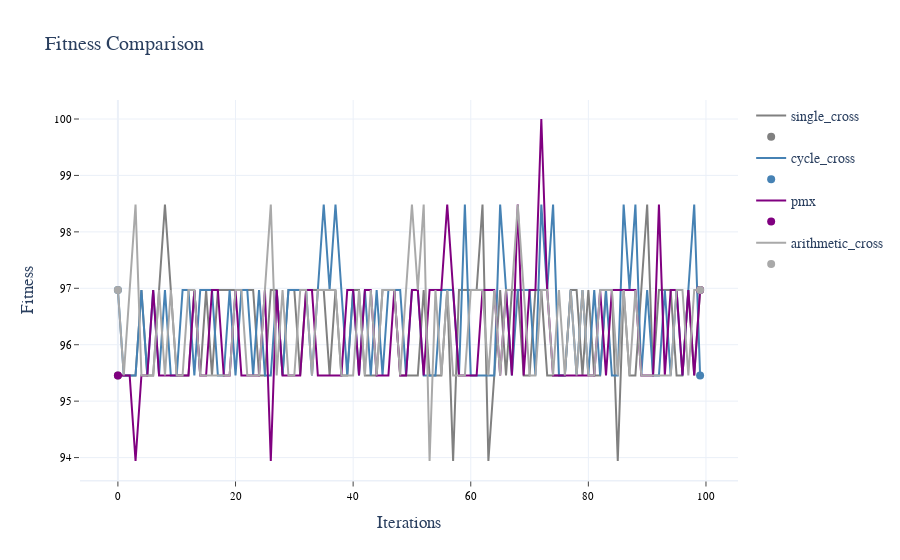
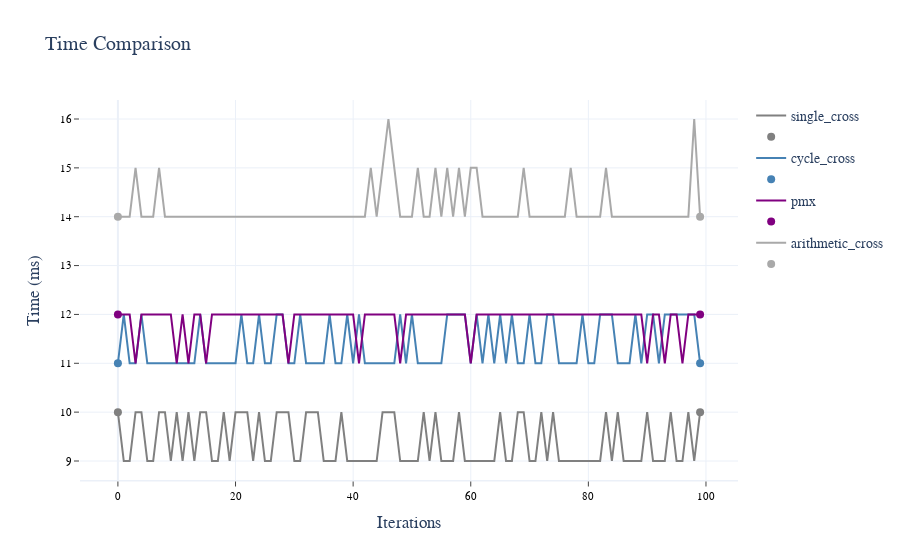

Notebook source saved alongside these figures, in order:
### Markdown cell above
### __2.2 Crossover Operator__

### Code cell
# seed for reproducibility
np.random.seed(0)

# Define the range of values
xo = ['single_cross', 'cycle_cross', 'pmx', 'arithmetic_cross']

# Setting previous best parameter as new default value
params.update(replace_param)

# Print current parameters to use in best_operators_search
print('\033[1mParameters for GA:\033[0m', end='\n\n')
print(params, end='\n\n')

param_list, df = best_operators_search('cross', xo, params)

# Displaying average results of the 100 iterations
print('\033[1mAverage results:', end='\n')
df['const'] = 'const'
df_avg = df.groupby('const').mean().reset_index(drop=True).round(3)
display(df_avg)

# Getting best parameter by fitness & time
best_param_fit = df_avg[[col for col in df_avg.columns if col.startswith('Fit_')]].idxmax(axis=1)[0].replace('Fit_', '')
best_param_time = df_avg[[col for col in df_avg.columns if col.startswith('Time_')]].idxmin(axis=1)[0].replace('Time_', '')
replace_param = {'cross': best_param_fit}
print(f'\nBest Fitness: \033[1m{best_param_fit}\033[0m\n\nBest Time: \033[1m{best_param_time}\033[0m', end='\n\n')

# Plotting results
plot_values(data = df, colors = color_palette[:len(xo)], layout=2, template='white', grid=True)

### Figure 1 — Plotly figure (JSON) as saved in the notebook; plotly's stock layout.template omitted (floating-point values rounded to 4 significant figures)
{"data": [{"line": {"color": "gray", "width": 2}, "name": "single_cross", "type": "scatter", "x": [0, 1, 2, 3, 4, 5, 6, 7, 8, 9, 10, 11, 12, 13, 14, 15, 16, 17, 18, 19, 20, 21, 22, 23, 24, 25, 26, 27, 28, 29, 30, 31, 32, 33, 34, 35, 36, 37, 38, 39, 40, 41, 42, 43, 44, 45, 46, 47, 48, 49, 50, 51, 52, 53, 54, 55, 56, 57, 58, 59, 60, 61, 62, 63, 64, 65, 66, 67, 68, 69, 70, 71, 72, 73, 74, 75, 76, 77, 78, 79, 80, 81, 82, 83, 84, 85, 86, 87, 88, 89, 90, 91, 92, 93, 94, 95, 96, 97, 98, 99], "y": [95.45, 95.45, 95.45, 95.45, 96.97, 95.45, 95.45, 96.97, 98.48, 96.97, 95.45, 95.45, 95.45, 96.97, 95.45, 96.97, 95.45, 96.97, 96.97, 96.97, 96.97, 96.97, 96.97, 96.97, 95.45, 95.45, 96.97, 96.97, 95.45, 96.97, 96.97, 95.45, 96.97, 96.97, 96.97, 96.97, 95.45, 96.97, 95.45, 95.45, 96.97, 96.97, 95.45, 95.45, 95.45, 96.97, 96.97, 96.97, 95.45, 95.45, 95.45, 95.45, 96.97, 95.45, 95.45, 95.45, 96.97, 93.94, 96.97, 96.97, 96.97, 96.97, 98.48, 93.94, 95.45, 96.97, 95.45, 96.97, 96.97, 95.45, 95.45, 96.97, 96.97, 95.45, 95.45, 95.45, 95.45, 96.97, 96.97, 95.45, 96.97, 95.45, 95.45, 96.97, 96.97, 93.94, 96.97, 95.45, 95.45, 96.97, 98.48, 95.45, 96.97, 96.97, 96.97, 95.45, 95.45, 96.97, 95.45, 96.97]}, {"marker": {"color": "gray", "size": 8}, "mode": "markers", "name": "", "type": "scatter", "x": [0, 99], "y": [95.45, 96.97]}, {"line": {"color": "steelblue", "width": 2}, "name": "cycle_cross", "type": "scatter", "x": [0, 1, 2, 3, 4, 5, 6, 7, 8, 9, 10, 11, 12, 13, 14, 15, 16, 17, 18, 19, 20, 21, 22, 23, 24, 25, 26, 27, 28, 29, 30, 31, 32, 33, 34, 35, 36, 37, 38, 39, 40, 41, 42, 43, 44, 45, 46, 47, 48, 49, 50, 51, 52, 53, 54, 55, 56, 57, 58, 59, 60, 61, 62, 63, 64, 65, 66, 67, 68, 69, 70, 71, 72, 73, 74, 75, 76, 77, 78, 79, 80, 81, 82, 83, 84, 85, 86, 87, 88, 89, 90, 91, 92, 93, 94, 95, 96, 97, 98, 99], "y": [96.97, 95.45, 95.45, 95.45, 96.97, 95.45, 96.97, 95.45, 96.97, 95.45, 95.45, 96.97, 96.97, 95.45, 96.97, 96.97, 96.97, 95.45, 95.45, 96.97, 95.45, 96.97, 96.97, 95.45, 96.97, 95.45, 95.45, 96.97, 95.45, 96.97, 96.97, 96.97, 96.97, 95.45, 96.97, 98.48, 96.97, 98.48, 96.97, 95.45, 96.97, 95.45, 96.97, 95.45, 96.97, 95.45, 96.97, 96.97, 96.97, 95.45, 96.97, 96.97, 95.45, 95.45, 95.45, 96.97, 96.97, 96.97, 95.45, 98.48, 95.45, 95.45, 95.45, 95.45, 95.45, 98.48, 96.97, 95.45, 96.97, 96.97, 96.97, 95.45, 98.48, 96.97, 98.48, 95.45, 95.45, 96.97, 95.45, 96.97, 95.45, 96.97, 95.45, 96.97, 95.45, 95.45, 98.48, 96.97, 98.48, 95.45, 96.97, 95.45, 95.45, 96.97, 95.45, 96.97, 95.45, 96.97, 98.48, 95.45]}, {"marker": {"color": "steelblue", "size": 8}, "mode": "markers", "name": "", "type": "scatter", "x": [0, 99], "y": [96.97, 95.45]}, {"line": {"color": "purple", "width": 2}, "name": "pmx", "type": "scatter", "x": [0, 1, 2, 3, 4, 5, 6, 7, 8, 9, 10, 11, 12, 13, 14, 15, 16, 17, 18, 19, 20, 21, 22, 23, 24, 25, 26, 27, 28, 29, 30, 31, 32, 33, 34, 35, 36, 37, 38, 39, 40, 41, 42, 43, 44, 45, 46, 47, 48, 49, 50, 51, 52, 53, 54, 55, 56, 57, 58, 59, 60, 61, 62, 63, 64, 65, 66, 67, 68, 69, 70, 71, 72, 73, 74, 75, 76, 77, 78, 79, 80, 81, 82, 83, 84, 85, 86, 87, 88, 89, 90, 91, 92, 93, 94, 95, 96, 97, 98, 99], "y": [95.45, 95.45, 95.45, 93.94, 95.45, 95.45, 96.97, 95.45, 95.45, 95.45, 95.45, 95.45, 95.45, 96.97, 95.45, 95.45, 96.97, 96.97, 95.45, 95.45, 96.97, 95.45, 95.45, 95.45, 95.45, 96.97, 93.94, 96.97, 95.45, 95.45, 95.45, 95.45, 96.97, 96.97, 95.45, 95.45, 95.45, 95.45, 95.45, 96.97, 96.97, 95.45, 96.97, 96.97, 95.45, 95.45, 95.45, 96.97, 95.45, 95.45, 96.97, 96.97, 95.45, 96.97, 96.97, 96.97, 98.48, 96.97, 95.45, 95.45, 95.45, 95.45, 96.97, 96.97, 96.97, 95.45, 96.97, 95.45, 98.48, 95.45, 96.97, 96.97, 100, 96.97, 95.45, 95.45, 95.45, 95.45, 95.45, 95.45, 95.45, 95.45, 96.97, 95.45, 96.97, 96.97, 96.97, 96.97, 96.97, 95.45, 95.45, 95.45, 98.48, 95.45, 96.97, 96.97, 95.45, 96.97, 95.45, 96.97]}, {"marker": {"color": "purple", "size": 8}, "mode": "markers", "name": "", "type": "scatter", "x": [0, 99], "y": [95.45, 96.97]}, {"line": {"color": "darkgray", "width": 2}, "name": "arithmetic_cross", "type": "scatter", "x": [0, 1, 2, 3, 4, 5, 6, 7, 8, 9, 10, 11, 12, 13, 14, 15, 16, 17, 18, 19, 20, 21, 22, 23, 24, 25, 26, 27, 28, 29, 30, 31, 32, 33, 34, 35, 36, 37, 38, 39, 40, 41, 42, 43, 44, 45, 46, 47, 48, 49, 50, 51, 52, 53, 54, 55, 56, 57, 58, 59, 60, 61, 62, 63, 64, 65, 66, 67, 68, 69, 70, 71, 72, 73, 74, 75, 76, 77, 78, 79, 80, 81, 82, 83, 84, 85, 86, 87, 88, 89, 90, 91, 92, 93, 94, 95, 96, 97, 98, 99], "y": [96.97, 95.45, 96.97, 98.48, 95.45, 95.45, 95.45, 96.97, 95.45, 96.97, 95.45, 95.45, 96.97, 96.97, 95.45, 95.45, 95.45, 95.45, 95.45, 95.45, 96.97, 96.97, 95.45, 95.45, 95.45, 96.97, 98.48, 95.45, 96.97, 95.45, 95.45, 96.97, 96.97, 95.45, 96.97, 96.97, 96.97, 96.97, 95.45, 95.45, 95.45, 96.97, 95.45, 96.97, 95.45, 96.97, 96.97, 96.97, 95.45, 96.97, 98.48, 96.97, 98.48, 93.94, 96.97, 95.45, 96.97, 95.45, 95.45, 95.45, 96.97, 96.97, 96.97, 95.45, 96.97, 95.45, 96.97, 96.97, 98.48, 96.97, 95.45, 95.45, 96.97, 96.97, 95.45, 96.97, 95.45, 96.97, 95.45, 96.97, 95.45, 95.45, 96.97, 96.97, 96.97, 95.45, 96.97, 95.45, 96.97, 95.45, 95.45, 95.45, 95.45, 95.45, 95.45, 96.97, 96.97, 95.45, 96.97, 96.97]}, {"marker": {"color": "darkgray", "size": 8}, "mode": "markers", "name": "", "type": "scatter", "x": [0, 99], "y": [96.97, 96.97]}], "layout": {"font": {"family": "Verdana", "size": 14}, "title": {"text": "Fitness Comparison"}, "xaxis": {"linewidth": 1.5, "showgrid": true, "showline": true, "showticklabels": true, "tickfont": {"color": "#000000", "family": "Verdana", "size": 11}, "ticks": "outside", "title": {"text": "Iterations"}}, "yaxis": {"showgrid": true, "showline": false, "showticklabels": true, "tickfont": {"color": "#000000", "family": "Verdana", "size": 11}, "ticks": "outside", "title": {"text": "Fitness"}, "zeroline": false}}}

### Figure 2 — Plotly figure (JSON) as saved in the notebook; plotly's stock layout.template omitted (floating-point values rounded to 4 significant figures)
{"data": [{"line": {"color": "gray", "width": 2}, "name": "single_cross", "type": "scatter", "x": [0, 1, 2, 3, 4, 5, 6, 7, 8, 9, 10, 11, 12, 13, 14, 15, 16, 17, 18, 19, 20, 21, 22, 23, 24, 25, 26, 27, 28, 29, 30, 31, 32, 33, 34, 35, 36, 37, 38, 39, 40, 41, 42, 43, 44, 45, 46, 47, 48, 49, 50, 51, 52, 53, 54, 55, 56, 57, 58, 59, 60, 61, 62, 63, 64, 65, 66, 67, 68, 69, 70, 71, 72, 73, 74, 75, 76, 77, 78, 79, 80, 81, 82, 83, 84, 85, 86, 87, 88, 89, 90, 91, 92, 93, 94, 95, 96, 97, 98, 99], "y": [10, 9, 9, 10, 10, 9, 9, 10, 10, 9, 10, 9, 10, 9, 10, 10, 9, 9, 10, 9, 10, 10, 10, 9, 10, 9, 9, 10, 10, 10, 9, 9, 10, 10, 10, 9, 9, 9, 10, 9, 9, 9, 9, 9, 9, 10, 10, 10, 9, 9, 9, 9, 10, 9, 10, 9, 9, 9, 10, 9, 9, 9, 9, 9, 9, 10, 9, 9, 10, 10, 9, 9, 10, 9, 10, 9, 9, 9, 9, 9, 9, 9, 9, 10, 9, 10, 9, 9, 9, 9, 10, 9, 9, 9, 10, 9, 9, 10, 9, 10]}, {"marker": {"color": "gray", "size": 8}, "mode": "markers", "name": "", "type": "scatter", "x": [0, 99], "y": [10, 10]}, {"line": {"color": "steelblue", "width": 2}, "name": "cycle_cross", "type": "scatter", "x": [0, 1, 2, 3, 4, 5, 6, 7, 8, 9, 10, 11, 12, 13, 14, 15, 16, 17, 18, 19, 20, 21, 22, 23, 24, 25, 26, 27, 28, 29, 30, 31, 32, 33, 34, 35, 36, 37, 38, 39, 40, 41, 42, 43, 44, 45, 46, 47, 48, 49, 50, 51, 52, 53, 54, 55, 56, 57, 58, 59, 60, 61, 62, 63, 64, 65, 66, 67, 68, 69, 70, 71, 72, 73, 74, 75, 76, 77, 78, 79, 80, 81, 82, 83, 84, 85, 86, 87, 88, 89, 90, 91, 92, 93, 94, 95, 96, 97, 98, 99], "y": [11, 12, 11, 11, 12, 11, 11, 11, 11, 11, 11, 11, 11, 11, 12, 11, 11, 11, 11, 11, 11, 12, 11, 11, 12, 11, 11, 12, 12, 11, 11, 12, 11, 11, 11, 11, 12, 11, 11, 12, 11, 12, 11, 11, 11, 11, 11, 11, 12, 11, 12, 11, 11, 11, 11, 11, 12, 12, 12, 12, 11, 12, 11, 12, 11, 12, 11, 12, 11, 11, 12, 11, 11, 12, 12, 11, 11, 11, 11, 12, 11, 11, 12, 12, 12, 11, 11, 11, 12, 11, 12, 12, 11, 12, 12, 12, 12, 12, 12, 11]}, {"marker": {"color": "steelblue", "size": 8}, "mode": "markers", "name": "", "type": "scatter", "x": [0, 99], "y": [11, 11]}, {"line": {"color": "purple", "width": 2}, "name": "pmx", "type": "scatter", "x": [0, 1, 2, 3, 4, 5, 6, 7, 8, 9, 10, 11, 12, 13, 14, 15, 16, 17, 18, 19, 20, 21, 22, 23, 24, 25, 26, 27, 28, 29, 30, 31, 32, 33, 34, 35, 36, 37, 38, 39, 40, 41, 42, 43, 44, 45, 46, 47, 48, 49, 50, 51, 52, 53, 54, 55, 56, 57, 58, 59, 60, 61, 62, 63, 64, 65, 66, 67, 68, 69, 70, 71, 72, 73, 74, 75, 76, 77, 78, 79, 80, 81, 82, 83, 84, 85, 86, 87, 88, 89, 90, 91, 92, 93, 94, 95, 96, 97, 98, 99], "y": [12, 12, 12, 11, 12, 12, 12, 12, 12, 12, 11, 12, 11, 12, 12, 11, 12, 12, 12, 12, 12, 12, 12, 12, 12, 12, 12, 12, 12, 11, 12, 12, 12, 12, 12, 12, 12, 12, 12, 12, 12, 11, 12, 12, 12, 12, 12, 12, 11, 12, 12, 12, 12, 12, 12, 12, 12, 12, 12, 12, 11, 12, 12, 12, 12, 12, 12, 12, 12, 12, 12, 12, 12, 12, 12, 12, 12, 12, 12, 12, 12, 12, 12, 12, 12, 12, 12, 12, 12, 12, 11, 12, 12, 11, 12, 12, 11, 12, 12, 12]}, {"marker": {"color": "purple", "size": 8}, "mode": "markers", "name": "", "type": "scatter", "x": [0, 99], "y": [12, 12]}, {"line": {"color": "darkgray", "width": 2}, "name": "arithmetic_cross", "type": "scatter", "x": [0, 1, 2, 3, 4, 5, 6, 7, 8, 9, 10, 11, 12, 13, 14, 15, 16, 17, 18, 19, 20, 21, 22, 23, 24, 25, 26, 27, 28, 29, 30, 31, 32, 33, 34, 35, 36, 37, 38, 39, 40, 41, 42, 43, 44, 45, 46, 47, 48, 49, 50, 51, 52, 53, 54, 55, 56, 57, 58, 59, 60, 61, 62, 63, 64, 65, 66, 67, 68, 69, 70, 71, 72, 73, 74, 75, 76, 77, 78, 79, 80, 81, 82, 83, 84, 85, 86, 87, 88, 89, 90, 91, 92, 93, 94, 95, 96, 97, 98, 99], "y": [14, 14, 14, 15, 14, 14, 14, 15, 14, 14, 14, 14, 14, 14, 14, 14, 14, 14, 14, 14, 14, 14, 14, 14, 14, 14, 14, 14, 14, 14, 14, 14, 14, 14, 14, 14, 14, 14, 14, 14, 14, 14, 14, 15, 14, 15, 16, 15, 14, 14, 14, 15, 14, 14, 15, 14, 15, 14, 15, 14, 15, 15, 14, 14, 14, 14, 14, 14, 14, 15, 14, 14, 14, 14, 14, 14, 14, 15, 14, 14, 14, 14, 14, 15, 14, 14, 14, 14, 14, 14, 14, 14, 14, 14, 14, 14, 14, 14, 16, 14]}, {"marker": {"color": "darkgray", "size": 8}, "mode": "markers", "name": "", "type": "scatter", "x": [0, 99], "y": [14, 14]}], "layout": {"font": {"family": "Verdana", "size": 14}, "title": {"text": "Time Comparison"}, "xaxis": {"linewidth": 1.5, "showgrid": true, "showline": true, "showticklabels": true, "tickfont": {"color": "#000000", "family": "Verdana", "size": 11}, "ticks": "outside", "title": {"text": "Iterations"}}, "yaxis": {"showgrid": true, "showline": false, "showticklabels": true, "tickfont": {"color": "#000000", "family": "Verdana", "size": 11}, "ticks": "outside", "title": {"text": "Time (ms)"}, "zeroline": false}}}
